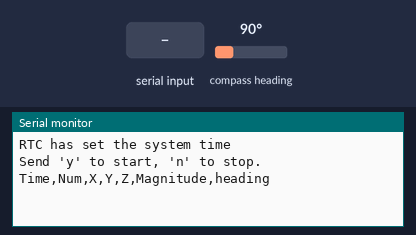
Recording of a sketch running on a simulated Arduino Mega 2560, built with avr-gcc and run on an emulated ATmega2560. On the bench: the last lines printed to the serial monitor. The test bench sets the inputs (shaded band); at power-on: compass heading 90°. The local clock reads 2024-03-15 10:24:30 at power-on unless the sketch sets it.

Above: at 1.2 s.
1.3 s: "y90\n" received over the second serial link
At 1.62 s:
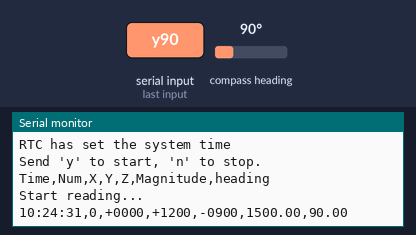
2.8 s: "n90\n" received over the second serial link
At 3.8 s:
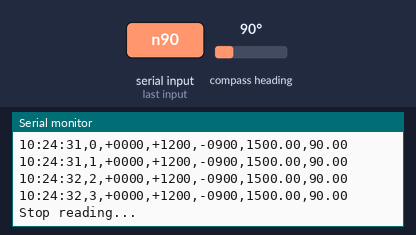
Timing chart, 0 to 5.8 s (numbered marks = the images above; inputs shaded):
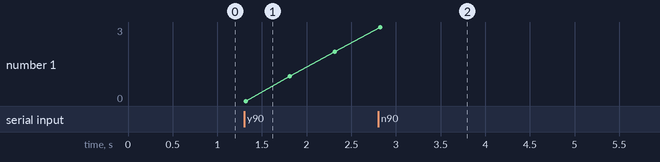

Measured:
- after the input at 1.3 s, the serial monitor: prints a new line at once (image 1)
- after the input at 2.8 s, the serial monitor: prints a new line after 0.52 s (image 2)

The sketch:

gy271withcmd.ino
```cpp
#include <MechaQMC5883.h>
#include <TimeLib.h>
#include <Wire.h>
#include <RTClib.h>

MechaQMC5883 qmc;
RTC_DS3231 rtc;

#define XBee Serial1

int x, y, z;
int num = 0;
int azimuth;
bool isRunning = false; // 控制是否開始傳輸資料

time_t getTimeFromRTC() {
  DateTime now = rtc.now();
  return now.unixtime();
}

void setup() {
  Serial.begin(9600);
  XBee.begin(9600);
  Wire.begin();
  qmc.init();

  setSyncProvider(getTimeFromRTC);

  if (timeStatus() != timeSet)
    Serial.println("Unable to sync with the RTC");
  else
    Serial.println("RTC has set the system time");

  // 顯示說明訊息
  Serial.println("Send 'y' to start, 'n' to stop.");
  XBee.println("Send 'y' to start, 'n' to stop.");

  // 印出 CSV 標頭列
  Serial.println("Time,Num,X,Y,Z,Magnitude,heading");
  XBee.println("Time,Num,X,Y,Z,Magnitude,heading");
}

void loop() {
  // 檢查是否收到 XBee 指令
  if (XBee.available()) {
    char cmd = XBee.read();
    if (cmd == 'y') {
      isRunning = true;
      Serial.println("Start reading...");
      XBee.println("Start reading...");
    } else if (cmd == 'n') {
      isRunning = false;
      Serial.println("Stop reading...");
      XBee.println("Stop reading...");
      while (!XBee.available()) {
        // 完全暫停，直到接收到新指令（例如 'y'）
        delay(100);
      }
      return; // 跳過本次 loop 迴圈，避免誤執行後續感測器動作
    }
  }

  if (!isRunning) return;  // 若未啟動，直接跳過以下區塊

  // 資料讀取與傳送
  qmc.read(&x, &y, &z, &azimuth);

  float fx = x;
  float fy = y;
  float fz = z;
  float magnitude = sqrt(fx * fx + fy * fy + fz * fz);
  float heading = azimuth;
  int mag5 = find_nearest_multiple_of_5(magnitude);

  char timeBuffer[10];
  sprintf(timeBuffer, "%02d:%02d:%02d", hour(), minute(), second());

  char xBuf[6], yBuf[6], zBuf[6];
  formatFourDigit(x, xBuf);
  formatFourDigit(y, yBuf);
  formatFourDigit(z, zBuf);

  String data = String(timeBuffer) + "," + num + "," +
                String(xBuf) + "," + String(yBuf) + "," + String(zBuf) + "," + magnitude + "," + heading;

  Serial.println(data);
  XBee.println(data);

  num++;
  delay(500);
}

// 將 int 格式化為四位數（含正負號），存入 char[]
void formatFourDigit(int val, char* buffer) {
  char sign = (val >= 0) ? '+' : '-';
  val = abs(val);
  sprintf(buffer, "%c%04d", sign, val);  // 例如 +0123, -0456
}

// 找出最接近的 5 的倍數
int find_nearest_multiple_of_5(float number) {
  float remainder = fmod(number, 5.0);
  if (remainder == 0.0)
    return (int)number;
  else if (remainder < 2.5)
    return (int)(number - remainder);
  else
    return (int)(number + (5.0 - remainder));
}
```

readcsv.c
```cpp
#include <stdio.h>
#include <stdlib.h>
#include <string.h>
#include <stdbool.h>

#define MAX_LINE 1024
#define MAX_DATA 100000

int main() {
    char filename[256];
    char line[MAX_LINE];

    printf("Input filename: ");
    fgets(filename, sizeof(filename), stdin);
    filename[strcspn(filename, "\r\n")] = 0;

    FILE *file = fopen(filename, "r");
    if (!file) {
        perror("Cannot open input file");
        return 1;
    }
    printf("Opening file: %s\n", filename);

    // 分配記憶體
    int *x = malloc(MAX_DATA * sizeof(int));
    int *y = malloc(MAX_DATA * sizeof(int));
    int *z = malloc(MAX_DATA * sizeof(int));
    int *num = malloc(MAX_DATA * sizeof(int));
    float *mag_x = malloc(MAX_DATA * sizeof(float));
    float *mag_y = malloc(MAX_DATA * sizeof(float));
    float *mag_z = malloc(MAX_DATA * sizeof(float));
    float *magnitude = malloc(MAX_DATA * sizeof(float));
    float *heading = malloc(MAX_DATA * sizeof(float));
    bool *used = calloc(MAX_DATA, sizeof(bool));

    int i = 0;

    // 跳過標頭
    if (!fgets(line, sizeof(line), file)) {
        printf("File is empty!\n");
        return 1;
    }

    // 讀取 CSV
    while (fgets(line, sizeof(line), file)) {
        char *token = strtok(line, ","); // Time,跳過
        if (!token) continue;

        token = strtok(NULL, ","); if (!token) continue; x[i] = atoi(token);
        token = strtok(NULL, ","); if (!token) continue; y[i] = atoi(token);
        token = strtok(NULL, ","); if (!token) continue; z[i] = atoi(token);
        token = strtok(NULL, ","); if (!token) continue; num[i] = atoi(token);
        token = strtok(NULL, ","); if (!token) continue; mag_x[i] = atof(token);
        token = strtok(NULL, ","); if (!token) continue; mag_y[i] = atof(token);
        token = strtok(NULL, ","); if (!token) continue; mag_z[i] = atof(token);
        token = strtok(NULL, ","); if (!token) continue; magnitude[i] = atof(token);
        token = strtok(NULL, ","); if (!token) continue; heading[i] = atof(token);

        i++;
        if (i >= MAX_DATA) {
            printf("Reached MAX_DATA limit!\n");
            break;
        }
    }

    printf("Read %d valid records from CSV\n", i);
    fclose(file);

    // 輸出 result.csv
    FILE *out = fopen("result.csv", "w");
    if (!out) {
        perror("Cannot open output file");
        return 1;
    }
    fprintf(out, "x,y,z,Mag_X,Mag_Y,Mag_Z,magnitude,heading,count\n");

    // 分組平均
    for (int k = 0; k < i; k++) {
        if (used[k]) continue;
        used[k] = true;
        int xi = x[k], yi = y[k], zi = z[k];
        float sum_magx = 0, sum_magy = 0, sum_magz = 0;
        float sum_magnitude = 0, sum_heading = 0;
        int count = 0;

        for (int j = k; j < i; j++) {
            if (!used[j] && x[j]==xi && y[j]==yi && z[j]==zi) {
                if(abs(mag_x[j]-mag_x[j-1])/mag_x[j-1] > 0.1 ||
                   abs(mag_y[j]-mag_y[j-1])/mag_y[j-1] > 0.1 ||
                   abs(mag_z[j]-mag_z[j-1])/mag_z[j-1] > 0.1) {
                    continue; // 跳過異常值
                }
                sum_magx += mag_x[j];
                sum_magy += mag_y[j];
                sum_magz += mag_z[j];
                sum_magnitude += magnitude[j];
                sum_heading += heading[j];
                used[j] = true;
                count++;
            }
        }

        if (count > 0) {
            fprintf(out, "%d,%d,%d,%.2f,%.2f,%.2f,%.2f,%.2f,%d\n",
                    xi, yi, zi,
                    sum_magx/count,
                    sum_magy/count,
                    sum_magz/count,
                    sum_magnitude/count,
                    sum_heading/count,
                    count);
        }
    }

    fclose(out);
    printf("result.csv finished\n");

    free(x); free(y); free(z);
    free(num); free(mag_x); free(mag_y); free(mag_z);
    free(magnitude); free(heading); free(used);

    return 0;
}
```
